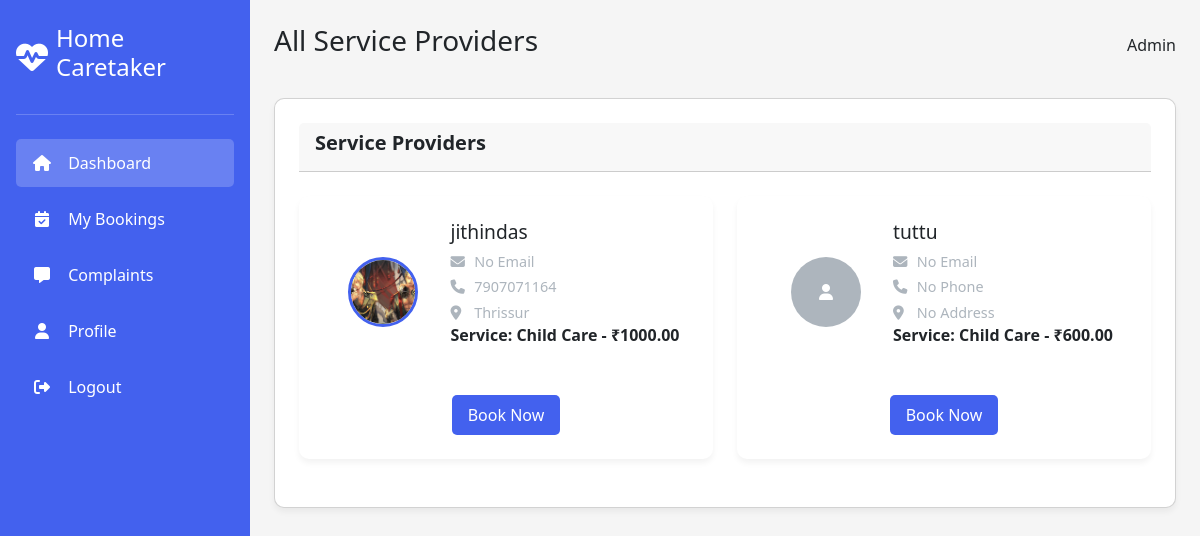
Page /user/providers/1/ on the committed database.
### admins/models.py (models this page shows, shortened)
class Provider_Services_Model(models.Model):
    provider=models.ForeignKey(User,on_delete=models.CASCADE)
    service=models.ForeignKey(Services_Model,on_delete=models.CASCADE,null=True)
    description=models.TextField()
    amount = models.DecimalField(max_digits=10, decimal_places=2, default=0.00)
    created_date=models.DateField(auto_now_add=True)
    updated_date=models.DateField(auto_now=True)
    is_active=models.BooleanField(default=False)

class UserProfile_Model(models.Model):
    name=models.CharField(max_length=100,null=True)
    address=models.TextField(null=True)
    place = models.CharField(max_length=100)
    age=models.PositiveIntegerField(null=True)
    email=models.EmailField(null=True)
    profile_picture = models.ImageField(upload_to='images', blank=True, null=True)
    phone_number=models.CharField(max_length=10, null=True)
    user=models.OneToOneField(User,on_delete=models.CASCADE)
    bio = models.TextField(blank=True)
    created_date=models.DateField(auto_now_add=True)
    updated_date=models.DateField(auto_now=True)
    is_active=models.BooleanField(default=False)

class User(AbstractUser):
    user_type = models.CharField(max_length=20, choices=[
        ('customer', 'Customer'),
        ('service_provider', 'Service Provider')
    ])

class Services_Model(models.Model):
    name=models.CharField(max_length=250)

### user/views.py (the view)
# urls.py: path('providers/<int:service_id>/', ProvidersByServiceView.as_view(), name='providers_by_service'),
class ProvidersByServiceView(View):
    template_name = 'all_services.html'
    def get(self, request, service_id):
        service = get_object_or_404(Services_Model, id=service_id)
        providers = Provider_Services_Model.objects.filter(
            service=service,
            provider__userprofile_model__is_active=True
        )
        return render(request, self.template_name, {'service': service, 'providers': providers})

### user/templates/all_services.html (shortened to what this page needs)
{% extends 'user.html' %}
{% block content %}
<div class="header">
    <h1>All Service Providers</h1>
    <div class="user-profile">
        <div class="user-info">Admin</div>
    </div>
</div>
<div class="card">
    <div class="card-header">
        <h2 class="card-title">Service Providers</h2>
    </div>
    {% if providers %}
    <div
        style="display: grid; grid-template-columns: repeat(auto-fill, minmax(300px, 1fr)); gap: 1.5rem; margin-bottom: 1.5rem;">
        {% for provider in providers %}
        <div class="stat-card" style="display: flex; flex-direction: column;">
            <div class="gap-3" style="display: flex; align-items: center; margin-bottom: 1rem;">
                {% if provider.provider.userprofile_model.profile_picture %}
                <img class="ms-3" src="{{ provider.provider.userprofile_model.profile_picture.url }}" alt="Profile Picture"
                    style="width: 70px; height: 70px; border-radius: 50%; margin-right: 1rem; object-fit: cover; border: 3px solid var(--primary);">
                {% else %}
                <div class="ms-3"
                    style="width: 70px; height: 70px; border-radius: 50%; margin-right: 1rem; background-color: var(--gray); display: flex; align-items: center; justify-content: center; color: white;">
                    <i class="fas fa-user"></i>
                </div>
                {% endif %}
                <div>
                    <h3 style="font-size: 1.2rem; margin-bottom: 0.5rem;">{{ provider.provider.username }}</h3>
                    <p style="color: var(--gray); font-size: 0.9rem; margin-bottom: 0.25rem;">
                        <i class="fas fa-envelope" style="width: 20px;"></i> {{ provider.provider.email|default:"No Email" }}
                    </p>
                    <p style="color: var(--gray); font-size: 0.9rem; margin-bottom: 0.25rem;">
                        <i class="fas fa-phone" style="width: 20px;"></i> {{ provider.provider.userprofile_model.phone_number|default:"No Phone" }}
                    </p>
                    <p style="color: var(--gray); font-size: 0.9rem; margin-bottom: 0;">
                        <i class="fas fa-map-marker-alt" style="width: 20px;"></i> {{ provider.provider.userprofile_model.address|default:"No Address" }}
                    </p>
                    <p><strong>Service:</strong> <b>{{ provider.service.name }} - ₹{{ provider.amount }}</b></p>
                </div>
            </div>
            <a href="{% url 'book_service' provider.id %}" class="button d-flex justify-content-center"
                style="margin-top: auto; text-decoration: none;">
                <div>
                    <span class="">Book Now</span>
                </div>
            </a>
        </div>
        {% endfor %}
    </div>
    {% else %}
    <div style="padding: 2rem; text-align: center; background-color: rgba(72, 149, 239, 0.1); border-radius: 10px; color: var(--info);">
        <i class="fas fa-info-circle fa-2x" style="margin-bottom: 1rem;"></i>
        <p>No service providers found.</p>
    </div>
    {% endif %}
</div>
{% endblock %}

### user/templates/user.html (style rules this page uses)
:root { --primary: #4361ee; --secondary: #3f37c9; --success: #4cc9f0; --danger: #f72585; --warning: #f8961e; --info: #4895ef; --light: #f8f9fa; --dark: #212529; --gray: #adb5bd; }
* { margin: 0; padding: 0; box-sizing: border-box; font-family: 'Segoe UI', Tahoma, Geneva, Verdana, sans-serif; }
body { background-color: #f5f5f5; color: var(--dark); }
.header { display: flex; justify-content: space-between; align-items: center; margin-bottom: 2rem; }
.header h1 { font-size: 1.75rem; color: var(--dark); }
.user-profile { display: flex; align-items: center; gap: 1rem; }
.stat-card { background-color: white; border-radius: 10px; padding: 1.5rem; box-shadow: 0 4px 6px rgba(0, 0, 0, 0.05); display: flex; align-items: center; gap: 1rem; }
.card { background-color: white; border-radius: 10px; padding: 1.5rem; box-shadow: 0 4px 6px rgba(0, 0, 0, 0.05); margin-bottom: 1.5rem; }
.card-header { display: flex; justify-content: space-between; align-items: center; margin-bottom: 1.5rem; }
.card-title { font-size: 1.25rem; font-weight: 600; }
.button { padding: 0.5rem 1rem; border-radius: 5px; border: none; background-color: var(--primary); color: white; cursor: pointer; font-weight: 500; display: flex; align-items: center; gap: 0.5rem; }

### rows in the picture
Provider_Services_Model: provider.userprofile_model.profile_picture (picture), provider.username "jithindas", provider.email "No Email", provider.userprofile_model.phone_number "7907071164", provider.userprofile_model.address "Thrissur", service.name "Child Care", amount "1000.00"
Provider_Services_Model: provider.username "tuttu", provider.email "No Email", provider.userprofile_model.phone_number "No Phone", provider.userprofile_model.address "No Address", service.name "Child Care", amount "600.00"
